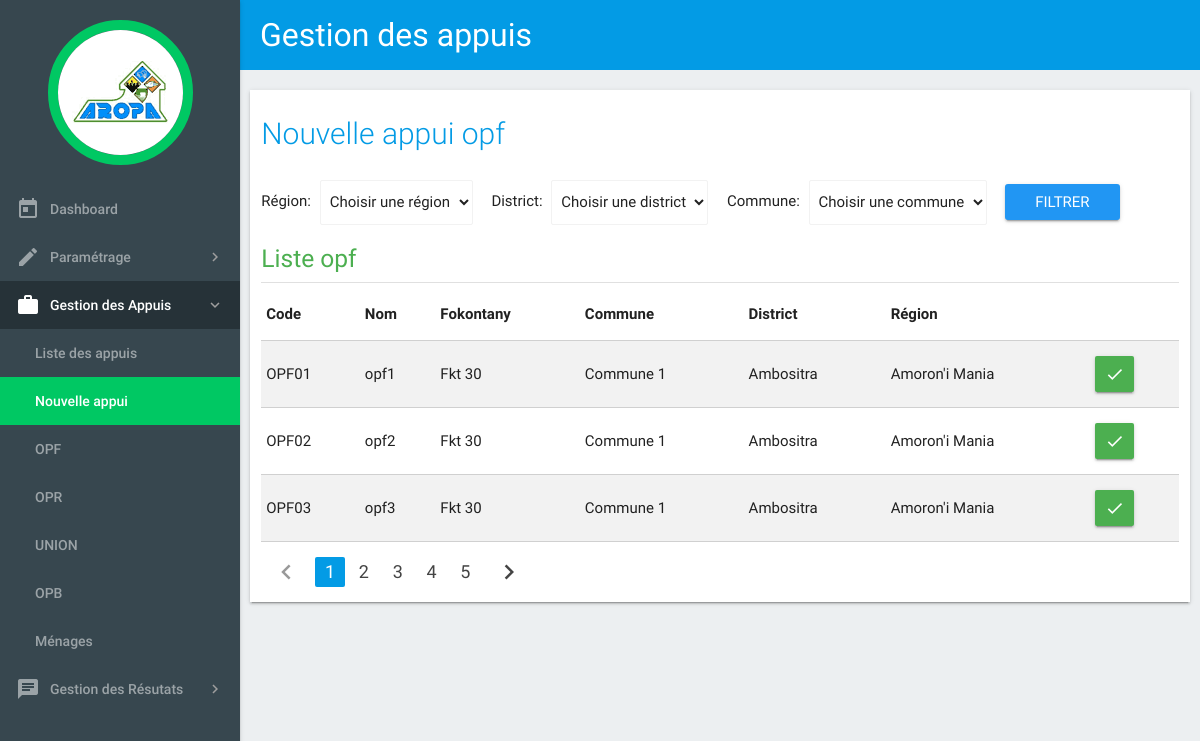
The page /c_appui/appui_op/opf on the database its author committed.
### tables this page shows
CREATE TABLE `opf` (
  `ID_OPF` int(11) NOT NULL,
  `ID_FOKONTANY` int(11) NOT NULL,
  `CODE_OPF` varchar(20) DEFAULT NULL,
  `NOM_OPF` varchar(100) DEFAULT NULL,
  `DATE_CREATION` date DEFAULT NULL,
  `STATUT` varchar(50) DEFAULT NULL,
  `FORMELLE` tinyint(1) DEFAULT NULL,
  `ID_REPRESENTANT` int(11) DEFAULT NULL,
  `CONTACT` text,
  `OBSERVATION` varchar(255) DEFAULT NULL
);

### application/views/templates.php (called while the page is built, shortened)
<?php
	$this->load->view("templates/header");
	$this->load->view($contents);

### application/controllers/C_appui.php (called while the page is built, shortened)
<?php
	class C_appui extends CI_Controller {
        public function appui_op($op='',$id=''){
            $this->load->model('M_zone_intervention');
            $this->load->model('M_op');
            $data['titre'] = 'Gestion des appuis';
            $column='ID_'.$op.' ID_OP, CODE_'.$op.' CODE_OP, NOM_'.$op.' NOM_OP, NOM_REGION, NOM_DISTRICT, NOM_COMMUNE, NOM_FOKONTANY';
            if($op!='') {
                if ($id == '') {
                    $data['op'] = strtolower($op);
                    $data['regions'] = $this->M_zone_intervention->getRegion();
                    $data['opListe'] = $this->M_op->getOp($op,$column);
                    $data['contents'] = 'new_appui';
                    $this->load->view('templates', $data);
                }
            }
        }
	}

### index.php (called while the page is built, shortened)
<?php
require_once BASEPATH.'core/CodeIgniter.php';

### application/models/M_op.php (called while the page is built, shortened)
<?php
	class M_op extends CI_Model {
        public function getOp($op,$column){
            $table = $op;
            $this->db->select($column);
            $this->db->from($table);
            $this->db->join('zone_intervention', 'zone_intervention.id_fokontany = '.$table.'.id_fokontany','left');
            $this->db->join('menages', 'menages.id_menage = '.$table.'.id_representant','left');
            $query = $this->db->get();
            return $query->result();
        }
	}

### application/views/new_appui.php (the view, shortened to what this page needs)
<main>
    <div class="container1">
        <div class="row z-depth-1">
            <div class="col s12">
                <h2 class="header" style="margin-bottom: 30px;">Nouvelle appui <?php echo $op?> </h2>
                <?php if(sizeof($opListe)>0) { ?>
                <form method="get" action="#!" style="margin-bottom: 20px;">
                    Région:
                    <div class="input-field inline" style="margin: 0 15px 0 5px">
                        <select class="browser-default" name="id_region">
                            <option value="" disabled selected>Choisir une région</option>
                        </select>
                    </div>
                    District:
                    <div class="input-field inline" style="margin: 0 15px 0 5px">
                        <select class="browser-default" name="id_district">
                            <option value="" disabled selected>Choisir une district</option>
                        </select>
                    </div>
                    Commune:
                    <div class="input-field inline" style="margin: 0 15px 0 5px">
                        <select class="browser-default" name="id_commune">
                            <option value="" disabled selected>Choisir une commune</option>
                        </select>
                    </div>
                    <input type="submit" value="Filtrer" class="waves-effect blue waves-light btn btn-block" style="vertical-align: middle;">
                </form>
                <?php } ?>
                <h5 class="green-text">Liste <?php echo $op?> </h5>
                <div class="divider"></div>
                <table class="responsive-table bordered striped">
                    <thead>
                    <tr>
                        <th>Code</th>
                        <th>Nom</th>
                        <th>Fokontany</th>
                        <th>Commune</th>
                        <th>District</th>
                        <th>Région</th>
                        <th></th>
                    </tr>
                    </thead>
                    <tbody>
                    <?php foreach($opListe as $opLigne){ ?>
                    <tr>
                        <td><?php echo $opLigne->CODE_OP?></td>
                        <td><?php echo $opLigne->NOM_OP?></td>
                        <td><?php echo $opLigne->NOM_FOKONTANY?></td>
                        <td><?php echo $opLigne->NOM_COMMUNE?></td>
                        <td><?php echo $opLigne->NOM_DISTRICT?></td>
                        <td><?php echo $opLigne->NOM_REGION?></td>
                        <td><a href="<?php echo base_url(); ?>c_appui/appui_op/<?php echo $op.'/'.$opLigne->ID_OP ?>" class="waves-effect green waves-light btn"><i class="material-icons">done</i></a></td>
                    </tr>
                    <?php } ?>
                    </tbody>
                </table>
                <ul class="pagination">
                    <li class="disabled"><a href="#!"><i class="material-icons">chevron_left</i></a></li>
                    <li class="active"><a href="#!">1</a></li>
                    <li class="waves-effect"><a href="#!">2</a></li>
                    <li class="waves-effect"><a href="#!">3</a></li>
                    <li class="waves-effect"><a href="#!">4</a></li>
                    <li class="waves-effect"><a href="#!">5</a></li>
                    <li class="waves-effect"><a href="#!"><i class="material-icons">chevron_right</i></a></li>
                </ul>
            </div>
        </div>
    </div>
</main>

### assets/css/style.css (style rules this page uses)
body { background-color: #eceff1; }
.container1 { padding: 20px 10px 5px 10px ; }
header, main, footer { padding-left: 240px; }
.material-icons { font-family: 'Material Icons'; font-weight: normal; font-style: normal; font-size: 24px; line-height: 1; letter-spacing: normal; text-transform: none; display: inline-block; white-space: nowrap; word-wrap: normal; direction: ltr; -moz-font-feature-settings: 'liga'; -moz-osx-font-smoothing: grayscale; }
.header { color: #039be5; font-weight: 300; font-size: 2.0rem; }
.row { background-color: #ffffff; }
input[value="Filtrer"] { height: 36px; line-height: 36px; padding: 0; }
.divider { margin-bottom: 5px; }
td a.btn { padding: 0 10px; }

### rows shown on the page
opf: CODE_OPF "OPF01", NOM_OPF "opf1", NOM_FOKONTANY "Fkt 30", NOM_COMMUNE "Commune 1", NOM_DISTRICT "Ambositra", NOM_REGION "Amoron'i Mania"
opf: CODE_OPF "OPF02", NOM_OPF "opf2", NOM_FOKONTANY "Fkt 30", NOM_COMMUNE "Commune 1", NOM_DISTRICT "Ambositra", NOM_REGION "Amoron'i Mania"
opf: CODE_OPF "OPF03", NOM_OPF "opf3", NOM_FOKONTANY "Fkt 30", NOM_COMMUNE "Commune 1", NOM_DISTRICT "Ambositra", NOM_REGION "Amoron'i Mania"

### other values the page prints
$titre "Gestion des appuis"
$op "opf"
